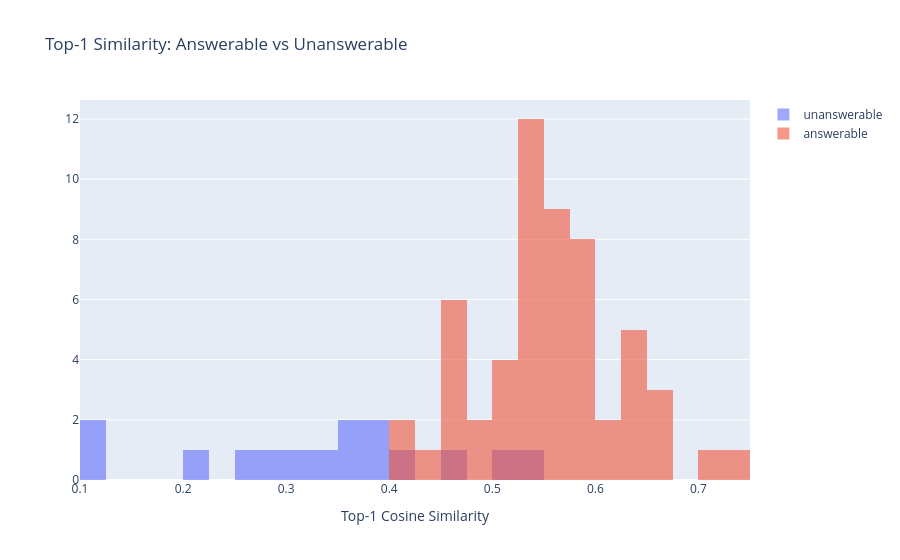

The notebook cell this image was saved under:
### Code cell
# --- Confidence-cutoff sweep: where should MIN_SIM sit? ---
sec = results[results.strategy == "section"]

fig = go.Figure()
for ans, g in sec.groupby("answerable"):
    fig.add_histogram(x=g.top_sim,
                      name="answerable" if ans else "unanswerable",
                      opacity=0.6,
                      xbins=dict(start=0,
                                 end=1,
                                 size=0.025))
# show once, after BOTH histograms are added (was inside the loop: figure rendered twice,
# the first time with only one trace)
fig.update_layout(barmode="overlay",
                  title="Top-1 Similarity: Answerable vs Unanswerable",
                  xaxis_title="Top-1 Cosine Similarity").show()

# For each candidate cutoff: fraction of answerable questions kept vs unanswerable rejected
display(pd.DataFrame([{"cutoff": t,
                       "answerable kept": (sec[sec.answerable].top_sim >= t).mean(),
                       "unanswerable rejected": (sec[~sec.answerable].top_sim < t).mean()}
                      for t in np.arange(0.20, 0.61, 0.05).round(2)]))

### Figure 1 — Plotly figure (JSON) as saved in the notebook; plotly's stock layout.template omitted (floating-point values rounded to 4 significant figures)
{"data": [{"name": "unanswerable", "opacity": 0.6, "type": "histogram", "x": [0.2964, 0.105, 0.3795, 0.3011, 0.2193, 0.3674, 0.4707, 0.5302, 0.4212, 0.3671, 0.5143, 0.2632, 0.3883, 0.3406, 0.1148], "xbins": {"end": 1, "size": 0.025, "start": 0}}, {"name": "answerable", "opacity": 0.6, "type": "histogram", "x": [0.4352, 0.5599, 0.4753, 0.4571, 0.5644, 0.5599, 0.5626, 0.6639, 0.4005, 0.5767, 0.4598, 0.5045, 0.6269, 0.5194, 0.5273, 0.5944, 0.5405, 0.4528, 0.463, 0.5782, 0.6574, 0.542, 0.5535, 0.5322, 0.5364, 0.6151, 0.5561, 0.6466, 0.5889, 0.5975, 0.5967, 0.5344, 0.5921, 0.5379, 0.6485, 0.7179, 0.5711, 0.6382, 0.6542, 0.5382, 0.6064, 0.7328, 0.5416, 0.5497, 0.5301, 0.5501, 0.6344, 0.4787, 0.563, 0.5344, 0.4598, 0.5876, 0.425, 0.4514, 0.5193, 0.5133], "xbins": {"end": 1, "size": 0.025, "start": 0}}], "layout": {"barmode": "overlay", "title": {"text": "Top-1 Similarity: Answerable vs Unanswerable"}, "xaxis": {"title": {"text": "Top-1 Cosine Similarity"}}}}
